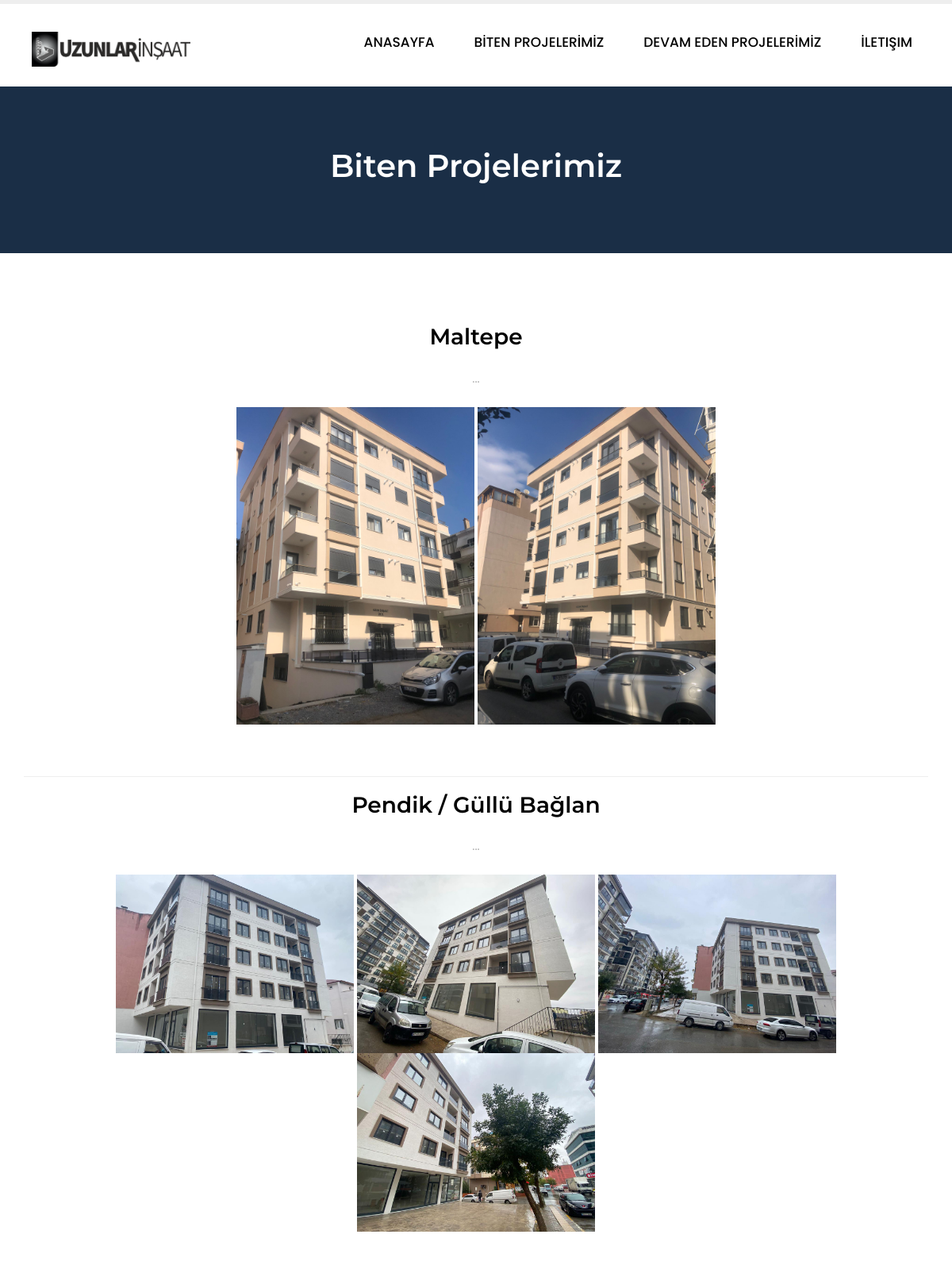
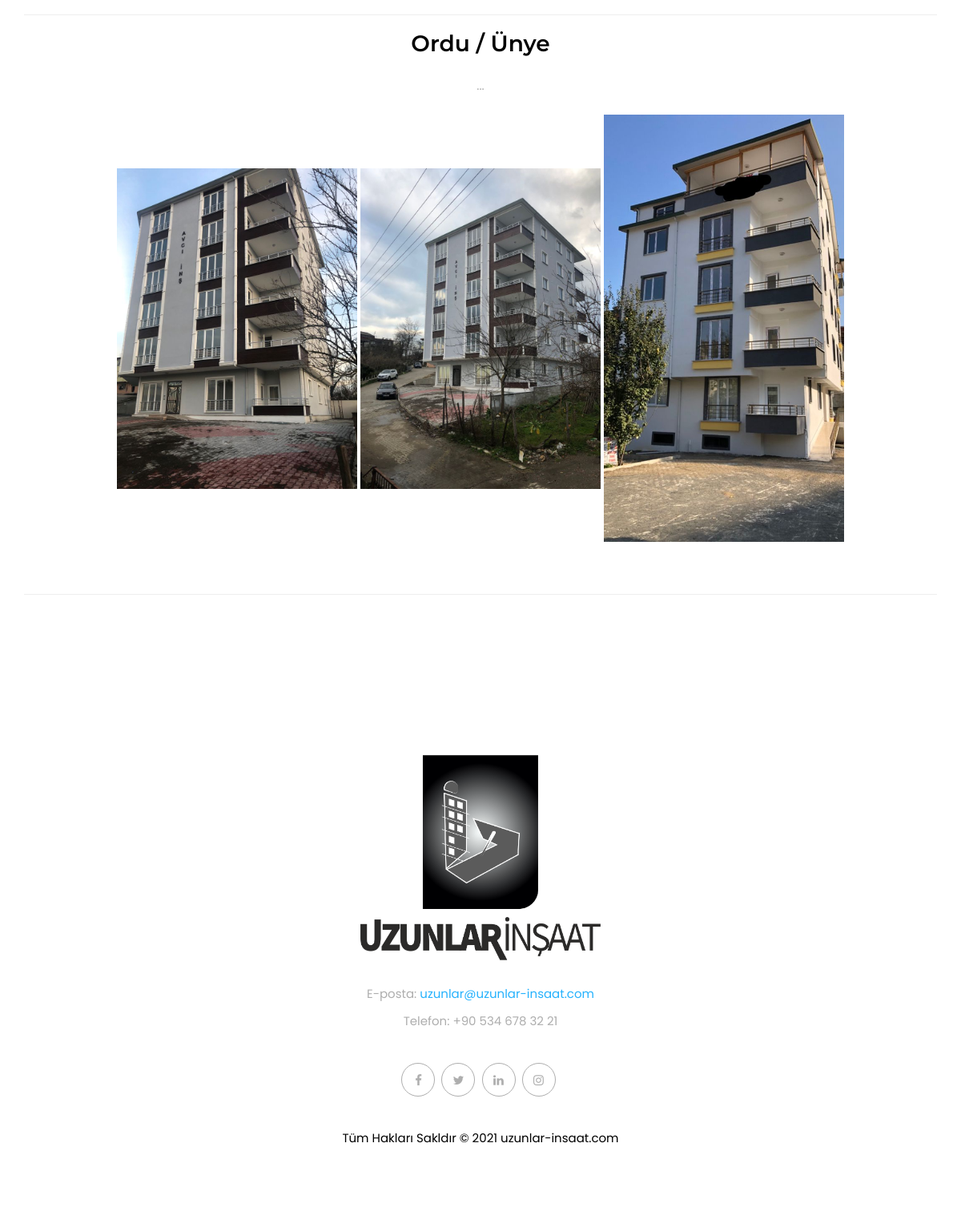
/biten.php, run on the app's committed database (2 pictures, top to bottom).
### tables this page shows
CREATE TABLE IF NOT EXISTS `projeler` (
  `proje_id` int(11) NOT NULL AUTO_INCREMENT,
  `proje_adi` varchar(255) NOT NULL,
  `proje_aciklama` varchar(255) DEFAULT NULL,
  `proje_kategori` varchar(255) NOT NULL,
  `resim_1` varchar(255) NOT NULL,
  `resim_2` varchar(255) DEFAULT NULL,
  `resim_3` varchar(255) DEFAULT NULL,
  `resim_4` varchar(255) DEFAULT NULL,
  PRIMARY KEY (`proje_id`)
);

### biten.php (the view, shortened to what this page needs)
<?php
include "header.php";
 ?>
        <section class="innerpage_top_section">
            <div class="container">
                <div class="row">
                    <div class="col-md-12">
                        <h3>Biten Projelerimiz</h3>
                    </div>
                </div>
            </div>
        </section>
        <section class="section">
            <?php
                $biten = mysqli_query($conn,"SELECT * FROM projeler WHERE proje_kategori = 0");
                while($bitenyaz = mysqli_fetch_array($biten)){
             ?>
            <div class="container-fluid">
                <div class="section-title text-center">
                    <h3><?php echo $bitenyaz["proje_adi"] ?></h3>
                    <p><?php echo $bitenyaz["proje_aciklama"] ?></p>
                    <br>
                    <?php
                    if(empty($bitenyaz["resim_1"])){
                    }else{
                        echo '<img class="aw-zoom" width="300px" src="admin/'.$bitenyaz["resim_1"].'"> ';
                       }
                    if(empty($bitenyaz["resim_2"])){
                    }else{
                        echo '<img class="aw-zoom" width="300px" src="admin/'.$bitenyaz["resim_2"].'"> ';
                       }
                    if(empty($bitenyaz["resim_3"])){
                    }else{
                        echo '<img class="aw-zoom" width="300px" src="admin/'.$bitenyaz["resim_3"].'"> ';
                       }
                    if(empty($bitenyaz["resim_4"])){
                    }else{
                        echo '<img class="aw-zoom" width="300px" src="admin/'.$bitenyaz["resim_4"].'">';
                       }
                     ?>
                </div>
            </div>
<hr>
<?php } ?>
        </section>
 <?php
 include "footer.php"
 ?>

### header.php (shortened to what this page needs)
<!doctype html>
<html class="no-js " lang="en">
<head>
    <link rel="stylesheet" type="text/css" href="revolution/fonts/pe-icon-7-stroke/css/pe-icon-7-stroke.css">
    <link rel="stylesheet" type="text/css" href="revolution/css/settings.css">
    <link rel="stylesheet" type="text/css" href="revolution/css/layers.css">
    <link rel="stylesheet" type="text/css" href="revolution/css/navigation.css">
	<link rel="stylesheet" href="css/bootstrap.min.css">
    <link rel="stylesheet" href="css/font-awesome.min.css">
    <link rel="stylesheet" href="css/carousel.css">
    <link rel="stylesheet" href="style.css">
</head>
<body>
    <div id="wrapper">
        <section id="header" class="light-header">
            <header class="header">
                <div class="container">
                    <nav class="navbar navbar-default yamm">
                        <div class="navbar-header">
                            <div class="logo-normal">
                                <a class="navbar-brand" href="index.html"><h2><b><img width="200px" src="images/logo.png"></b></h2></a>
                            </div>
                        </div>
                        <div id="navbar" class="navbar-collapse collapse">
                            <ul class="nav navbar-nav navbar-right">
                                <li><a href="index.php">Anasayfa</a></li>
                                <li><a href="biten.php">Bİten Projelerİmİz</a></li>
                                <li><a href="devam.php">Devam Eden Projelerİmİz</a></li>
                                <li><a href="iletisim.php">İletişim</a></li>
                            </ul>
                        </div>
                    </nav>
                </div>
            </header>
        </section>

### footer.php (shortened to what this page needs)
        <footer class="section footer light-footer">
            <div class="container">
                <div class="row">
                    <div class="col-md-12 text-center">
                        <div class="contact-details">
                            <img width="300px" src="images/logo2.png">
                            <p>E-posta: <a href="mailto:#">uzunlar@uzunlar-insaat.com</a></p>
                            <p>Telefon: +90 534 678 32 21</p>
                            <ul class="list-inline social-links">
                                <li><a href="#"><i class="fa fa-facebook"></i></a></li>
                                <li><a href="#"><i class="fa fa-twitter"></i></a></li>
                                <li><a href="#"><i class="fa fa-linkedin"></i></a></li>
                                <li><a href="#"><i class="fa fa-instagram"></i></a></li>
                            </ul>
                            <p><strong>Tüm Hakları Sakldır © 2021 uzunlar-insaat.com </strong>
                        </div>
                    </div>
                </div>
            </div>
        </footer>
    </div>
</body>
</html>

### style.css (style rules this page uses)
body { background-color: #ffffff; color:#aeaeae; font-size:15px; line-height: 1.6; font-family: "Poppins",serif; }
a { color:#aeaeae; text-decoration: none; }
blockquote, a h1, a h2, a h3, a h4, a h5, a h6, h1 a, h2 a, h3 a, h4 a, h5 a, h6 a, h1, h2, h3, h4, h5, h6, .h1, .h2, .h3, .h4 { color: #000000; font-family: 'Montserrat', sans-serif; font-weight: 400; line-height: 1.1; }
.teammembers img, .blog-box, .cop-logo img, .service-box, a { outline: none; text-decoration: none !important; -webkit-transition: all .3s ease-in-out; -moz-transition: all .3s ease-in-out; -ms-transition: all .3s ease-in-out; -o-transition: all .3s ease-in-out; transition: all .3s ease-in-out; }
.navbar-brand { float: left; height: auto; padding: 5px 15px; font-size: 18px; line-height: 20px; }
.yamm .nav, .yamm .collapse, .yamm .dropup, .yamm .dropdown { position: static; margin-top: 4px; }
#header { -webkit-transition: all 0.7s ease 0s; -moz-transition: all 0.7s ease 0s; -ms-transition: all 0.7s ease 0s; -o-transition: all 0.7s ease 0s; transition: all 0.7s ease 0s; }
#header .navbar-brand { padding: 0 15px; }
.nav, .navbar, .navbar-nav { margin-bottom: 0 !important; }
.navbar-default { border-radius: 0; border:0; background-color: transparent; }
.navbar-default .nav > li > a { display: block; font-size: 17px; padding: 15px 25px; position: relative; text-transform: uppercase; font-weight: 500; }
.light-header { padding: 15px 0; z-index: 1111; background-color: #ffffff; }
.light-header .nav > li > a { color:#000000; }
.navbar-collapse { box-shadow: none; }
.navbar-brand { padding:12px 20px; }
.container { width: 100%; max-width: 1180px; }
.section { padding:90px 30px; position: relative; overflow: hidden; display: block; background-color: #ffffff; }
.section-title { margin-bottom: 45px; }
.text-widget h3, .section-title h3 { margin: 0 0 25px; padding:0; font-size: 28px; font-weight: 600; }
.section-title p { max-width: 800px; margin:0 auto; padding:0; }
.section.footer { background-color: #000 }
.section.footer.light-footer { background-color: #ffffff; }
.section.footer.light-footer p { color:#aeaeae; }
.section.footer.light-footer img { display: block; margin:0 auto 30px; }
.section.footer.light-footer .social-links li { border: 1px solid #aeaeae; padding: 0; margin: 30px 2px; border-radius: 100%; height: 42px; width: 42px; line-height: 42px; }
.section.footer.light-footer strong { color: #000; font-weight: 400; }
.social-links i { color:#aeaeae; }
.copyrights ul, .footer ul { list-style: none; padding:0; }
.footer ul li { margin:5px 0; }
.footer .form-control, .footer p, .copyrights a, .footer a { color:rgba(255,255,255,0.4); }
.list-style-2 i, .social-links li:hover i, .section.footer.light-footer a, .parallax mark.rotate, .case-top .dropdown-menu > li:hover a, .navbar-default .nav > li:hover a, .yamm .fa-shopping-bag, .service-icon i, .stat-count h3, .portfolio-filter ul li a.active, .post-meta li:after, a:hover, a:focus { color: #26b2fd; }
section#header { border-top: solid #eee 5px; }
.innerpage_top_section { background: #1a2e46; min-height: 210px; }
.innerpage_top_section h3 { color: #fff; font-size: 40px; text-align: center; line-height: 160px; font-weight: 600; }

### biten.php (style rules this page uses)
.aw-zoom { position: relative; -webkit-transform: scale(1); -ms-transform: scale(1); -moz-transform: scale(1); transition: all .3s ease-in; -moz-transition: all .3s ease-in; -webkit-transition: all .3s ease-in; -ms-transition: all .3s ease-in; }

### data on the page
projeler: proje_adi "Maltepe", proje_aciklama "...", resim_1 (picture), resim_2 (picture)
projeler: proje_adi "Pendik / Güllü Bağlan", proje_aciklama "...", resim_1 (picture), resim_2 (picture), resim_3 (picture), resim_4 (picture)
projeler: proje_adi "Ordu / Ünye", proje_aciklama "...", resim_1 (picture), resim_2 (picture), resim_3 (picture)
